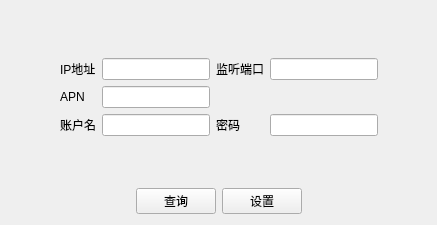
<?xml version="1.0" encoding="UTF-8"?>
<ui version="4.0">
 <class>GprsConfigDlg</class>
 <widget class="QWidget" name="GprsConfigDlg">
  <property name="geometry">
   <rect>
    <x>0</x>
    <y>0</y>
    <width>437</width>
    <height>225</height>
   </rect>
  </property>
  <property name="windowTitle">
   <string>Form</string>
  </property>
  <layout class="QHBoxLayout" name="horizontalLayout_2">
   <item>
    <spacer name="horizontalSpacer_3">
     <property name="orientation">
      <enum>Qt::Horizontal</enum>
     </property>
     <property name="sizeHint" stdset="0">
      <size>
       <width>15</width>
       <height>20</height>
      </size>
     </property>
    </spacer>
   </item>
   <item>
    <layout class="QVBoxLayout" name="verticalLayout">
     <item>
      <spacer name="verticalSpacer">
       <property name="orientation">
        <enum>Qt::Vertical</enum>
       </property>
       <property name="sizeHint" stdset="0">
        <size>
         <width>20</width>
         <height>31</height>
        </size>
       </property>
      </spacer>
     </item>
     <item>
      <layout class="QGridLayout" name="gridLayout">
       <item row="0" column="0">
        <widget class="QLabel" name="label">
         <property name="text">
          <string>IP地址</string>
         </property>
        </widget>
       </item>
       <item row="0" column="1">
        <widget class="QLineEdit" name="lineEdit"/>
       </item>
       <item row="0" column="2">
        <widget class="QLabel" name="label_2">
         <property name="text">
          <string>监听端口</string>
         </property>
        </widget>
       </item>
       <item row="0" column="3">
        <widget class="QLineEdit" name="lineEdit_2">
         <property name="minimumSize">
          <size>
           <width>0</width>
           <height>0</height>
          </size>
         </property>
        </widget>
       </item>
       <item row="1" column="0">
        <widget class="QLabel" name="label_3">
         <property name="text">
          <string>APN</string>
         </property>
        </widget>
       </item>
       <item row="1" column="1">
        <widget class="QLineEdit" name="lineEdit_3"/>
       </item>
       <item row="2" column="0">
        <widget class="QLabel" name="label_4">
         <property name="text">
          <string>账户名</string>
         </property>
        </widget>
       </item>
       <item row="2" column="1">
        <widget class="QLineEdit" name="lineEdit_4"/>
       </item>
       <item row="2" column="2">
        <widget class="QLabel" name="label_5">
         <property name="text">
          <string>密码</string>
         </property>
        </widget>
       </item>
       <item row="2" column="3">
        <widget class="QLineEdit" name="lineEdit_5"/>
       </item>
      </layout>
     </item>
     <item>
      <spacer name="verticalSpacer_2">
       <property name="orientation">
        <enum>Qt::Vertical</enum>
       </property>
       <property name="sizeHint" stdset="0">
        <size>
         <width>20</width>
         <height>30</height>
        </size>
       </property>
      </spacer>
     </item>
     <item>
      <layout class="QHBoxLayout" name="horizontalLayout">
       <item>
        <spacer name="horizontalSpacer">
         <property name="orientation">
          <enum>Qt::Horizontal</enum>
         </property>
         <property name="sizeHint" stdset="0">
          <size>
           <width>40</width>
           <height>20</height>
          </size>
         </property>
        </spacer>
       </item>
       <item>
        <widget class="QPushButton" name="pushButton">
         <property name="text">
          <string>查询</string>
         </property>
        </widget>
       </item>
       <item>
        <widget class="QPushButton" name="pushButton_2">
         <property name="text">
          <string>设置</string>
         </property>
        </widget>
       </item>
       <item>
        <spacer name="horizontalSpacer_4">
         <property name="orientation">
          <enum>Qt::Horizontal</enum>
         </property>
         <property name="sizeHint" stdset="0">
          <size>
           <width>40</width>
           <height>20</height>
          </size>
         </property>
        </spacer>
       </item>
      </layout>
     </item>
    </layout>
   </item>
   <item>
    <spacer name="horizontalSpacer_2">
     <property name="orientation">
      <enum>Qt::Horizontal</enum>
     </property>
     <property name="sizeHint" stdset="0">
      <size>
       <width>15</width>
       <height>20</height>
      </size>
     </property>
    </spacer>
   </item>
  </layout>
 </widget>
 <resources/>
 <connections/>
</ui>
